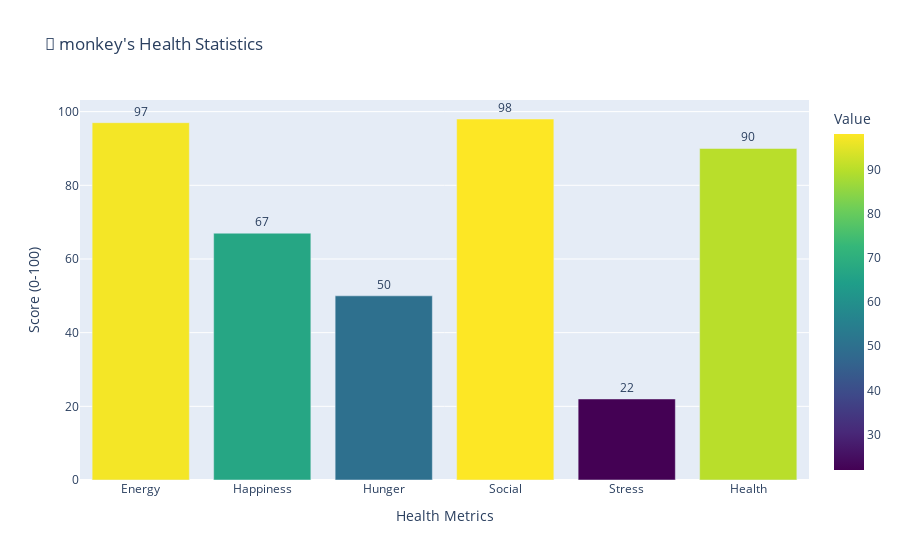

This figure's notebook cell:
### Markdown cell above
## monkey's Health Dashboard

Let's create some visualizations to show monkey's health statistics and journey summary.

### Code cell
# Health Statistics
import nbformat
health_stats = monkey_journey['HealthStats']

# Create health stats bar chart
health_df = pd.DataFrame(list(health_stats.items()), columns=['Metric', 'Value'])

fig_health = px.bar(
    health_df, 
    x='Metric', 
    y='Value',
    title="🐒 monkey's Health Statistics",
    color='Value',
    color_continuous_scale='Viridis',
    text='Value'
 )

fig_health.update_traces(texttemplate='%{text}', textposition='outside')
fig_health.update_layout(
    xaxis_title="Health Metrics",
    yaxis_title="Score (0-100)",
    showlegend=False
)

fig_health.show()

# Activity summary
print("📊 Journey Summary:")
print(f"🐒 Monkey: {monkey_journey['MonkeyName']}")
print(f"⏱️ Total Duration: {monkey_journey['TotalDuration']}")
print(f"📏 Total Distance: {monkey_journey['TotalDistanceKm']:.3f} km")
print(f"🎯 Activities Completed: {len(monkey_journey['Activities'])}")
print(f"📍 Path Points Recorded: {len(monkey_journey['PathPoints'])}")

print("\n🎯 Activity Breakdown:")
for activity in monkey_journey['Activities']:
    print(f"  • {activity['Type']}: {activity['Duration']} (+{activity['EnergyChange']} energy)")

print(f"\n💪 Final Health Score: {health_stats['Health']}/100")
print(f"😊 Happiness Level: {health_stats['Happiness']}/100")
print(f"😌 Stress Level: {health_stats['Stress']}/100 (Lower is better!)")

### Figure 1 — Plotly figure (JSON) as saved in the notebook; plotly's stock layout.template omitted (floating-point values rounded to 4 significant figures)
{"data": [{"hovertemplate": "Metric=%{x}<br>Value=%{marker.color}<extra></extra>", "legendgroup": "", "marker": {"color": [97, 67, 50, 98, 22, 90], "coloraxis": "coloraxis", "pattern": {"shape": ""}}, "name": "", "orientation": "v", "showlegend": false, "text": [97.0, 67.0, 50.0, 98.0, 22.0, 90.0], "textposition": "outside", "texttemplate": "%{text}", "type": "bar", "x": ["Energy", "Happiness", "Hunger", "Social", "Stress", "Health"], "xaxis": "x", "y": [97, 67, 50, 98, 22, 90], "yaxis": "y"}], "layout": {"barmode": "relative", "coloraxis": {"colorbar": {"title": {"text": "Value"}}, "colorscale": [[0, "#440154"], [0.1111, "#482878"], [0.2222, "#3e4989"], [0.3333, "#31688e"], [0.4444, "#26828e"], [0.5556, "#1f9e89"], [0.6667, "#35b779"], [0.7778, "#6ece58"], [0.8889, "#b5de2b"], [1, "#fde725"]]}, "legend": {"tracegroupgap": 0}, "showlegend": false, "title": {"text": "🐒 monkey's Health Statistics"}, "xaxis": {"anchor": "y", "domain": [0, 1], "title": {"text": "Health Metrics"}}, "yaxis": {"anchor": "x", "domain": [0, 1], "title": {"text": "Score (0-100)"}}}}
